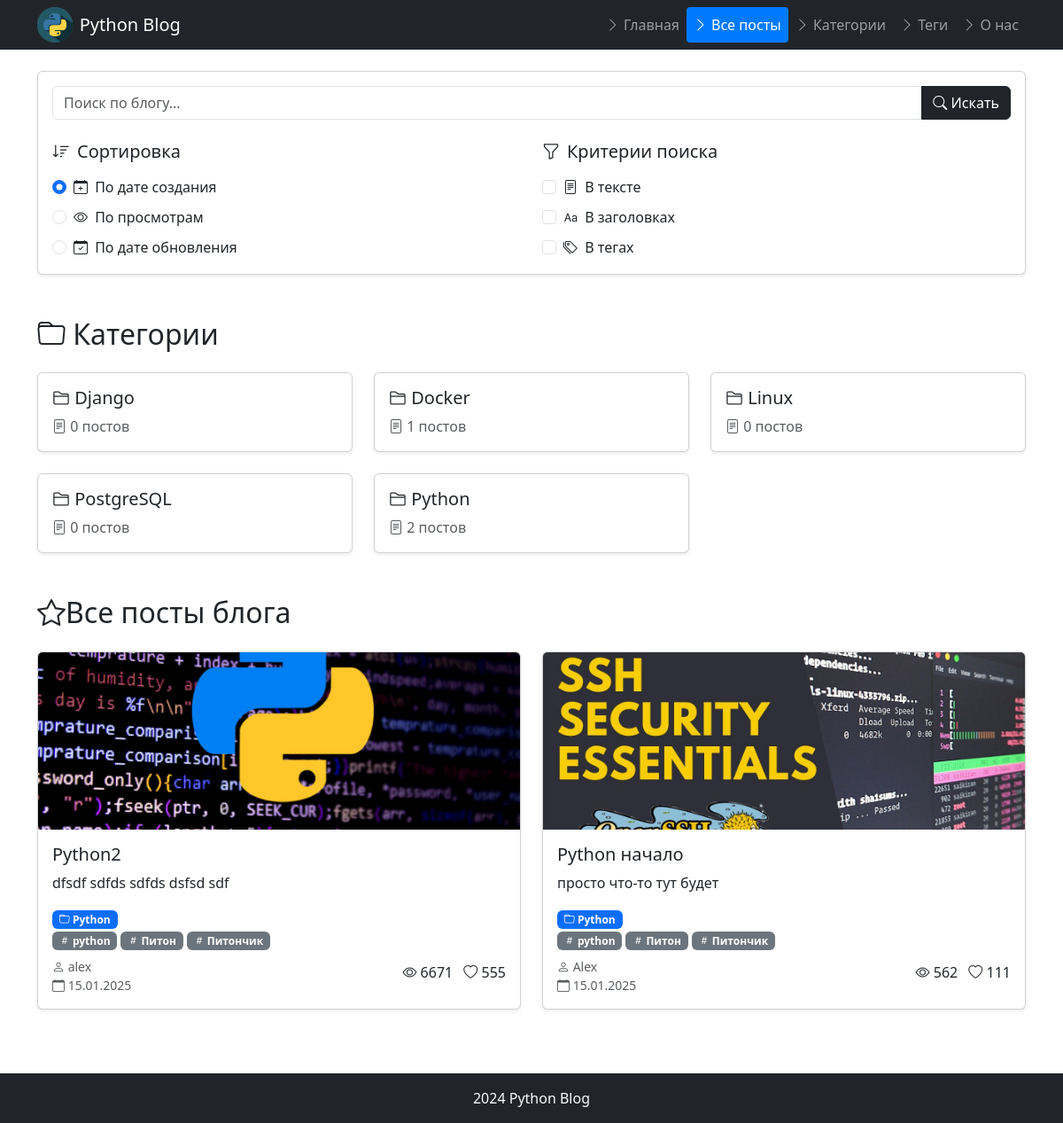
/posts/, run on the app's committed database.
### python_blog/models.py (models this page shows, shortened)
class Categories(models.Model):
    category_name = models.CharField(max_length=100, unique=True, verbose_name='Название')
    slug = models.SlugField(max_length=100)
    class Meta:
        verbose_name = 'Категория'
        verbose_name_plural = 'Категории'

class Post(models.Model):
    author = models.ForeignKey(User, on_delete=models.CASCADE, verbose_name = 'Автор')
    title = models.CharField(max_length=200, unique=True, verbose_name='Заголовок')
    slug = models.SlugField(max_length=200, unique=True)
    content = models.TextField( verbose_name='Содержание')
    hashtags = models.ManyToManyField(Tags, blank=True, verbose_name='Теги', related_name='posts')
    views = models.IntegerField(default=0, verbose_name='Просмотры')
    likes = models.IntegerField(default=0, verbose_name='Лайки')
    category = models.ForeignKey(Categories, on_delete=models.CASCADE, related_name='posts', verbose_name='Категория')
    created_at = models.DateTimeField(auto_now_add=True, verbose_name='Дата создания')
    updated_at = models.DateTimeField(auto_now=True, verbose_name='Дата обновления')
    image = models.ImageField(upload_to='media/posts/')
    is_published = models.BooleanField(default=False, verbose_name='Опубликовано')
    class Meta:
        verbose_name = 'Пост'
        verbose_name_plural = 'Посты'

class Tags(models.Model):
    name = models.CharField(max_length=50, unique=True)
    class Meta:
        verbose_name = 'Тег'
        verbose_name_plural = 'Теги'

### python_blog/views.py (the view, shortened to what this page needs)
# urls.py: path('', views.catalog_posts, name="posts"),
def catalog_posts(request):
    categories = models.Categories.objects.annotate(post_count=Count('posts'))
    posts = models.Post.objects.select_related('category', 'author').prefetch_related('hashtags').filter(is_published=True)
    search_query = request.GET.get('search_query', '')
    sort_by = request.GET.get('sort_by', 'created_date')
    if sort_by == 'view_count':
        posts = posts.order_by('-views')
    elif sort_by == 'update_date':
        posts = posts.order_by('-updated_at')
    else:
        posts = posts.order_by('-created_at')
    paginator = Paginator(posts, 10)
    page_number = request.GET.get('page', 1)
    posts = paginator.get_page(page_number)
    context = {
        "categories": categories,
        "posts": posts,
    }
    return render(request, 'python_blog/catalog_posts.html', context)

### python_blog/context_processors.py (called while the page is built)
def menu_items(request):
    menu = [
    {"title": "Главная", "url_name": "main"},
    {"title": "Все посты", "url_name": "blog:posts"},
    {"title": "Категории", "url_name": "blog:categories"},
    {"title": "Теги", "url_name": "blog:tags"},
    {"title": "О нас", "url_name": "blog:about"},
]
    current_url_name = request.resolver_match.view_name
    for item in menu:
        item['is_active'] = current_url_name == item['url_name']
    return {'menu_items': menu}

### python_blog/templates/python_blog/catalog_posts.html (shortened to what this page needs)
{% extends 'layout/base.html' %}
{% load cache %}
{% load static %}
{% block content %}
<section class="mb-5">
    <form method="GET" action="{% url 'blog:posts' %}" class="card shadow-sm">
        <div class="card-body">
            <div class="mb-4">
                <div class="input-group">
                    <input type="text" name="search_query" class="form-control"
                           placeholder="Поиск по блогу..." value="{{ request.GET.search_query|default:'' }}">
                    <button class="btn btn-dark" type="submit">
                        <i class="bi bi-search"></i> Искать
                    </button>
                </div>
            </div>
            <div class="row">
                <div class="col-md-6">
                    <h5 class="mb-3"><i class="bi bi-sort-down me-2"></i>Сортировка</h5>
                    <div class="d-flex flex-column gap-2">
                        <div class="form-check">
                            <input class="form-check-input" type="radio" name="sort_by" value="created_date"
                                   id="sort_created" {% if request.GET.sort_by == 'created_date' or not request.GET.sort_by %}checked{% endif %}>
                            <label class="form-check-label" for="sort_created">
                                <i class="bi bi-calendar-plus me-1"></i> По дате создания
                            </label>
                        </div>
                        <div class="form-check">
                            <input class="form-check-input" type="radio" name="sort_by" value="view_count"
                                   id="sort_views" {% if request.GET.sort_by == 'view_count' %}checked{% endif %}>
                            <label class="form-check-label" for="sort_views">
                                <i class="bi bi-eye me-1"></i> По просмотрам
                            </label>
                        </div>
                        <div class="form-check">
                            <input class="form-check-input" type="radio" name="sort_by" value="update_date"
                                   id="sort_updated" {% if request.GET.sort_by == 'update_date' %}checked{% endif %}>
                            <label class="form-check-label" for="sort_updated">
                                <i class="bi bi-calendar-check me-1"></i> По дате обновления
                            </label>
                        </div>
                    </div>
                </div>
                <div class="col-md-6">
                    <h5 class="mb-3"><i class="bi bi-funnel me-2"></i>Критерии поиска</h5>
                    <div class="d-flex flex-column gap-2">
                        <div class="form-check">
                            <input class="form-check-input" type="checkbox" name="search_content" value="1"
                                   id="search_content" {% if request.GET.search_content == '1' %}checked{% endif %}>
                            <label class="form-check-label" for="search_content">
                                <i class="bi bi-file-text me-1"></i> В тексте
                            </label>
                        </div>
                        <div class="form-check">
                            <input class="form-check-input" type="checkbox" name="search_title" value="1"
                                   id="search_title" {% if request.GET.search_title == '1' %}checked{% endif %}>
                            <label class="form-check-label" for="search_title">
                                <i class="bi bi-type me-1"></i> В заголовках
                            </label>
                        </div>
                        <div class="form-check">
                            <input class="form-check-input" type="checkbox" name="search_tags" value="1"
                                   id="search_tags" {% if request.GET.search_tags == '1' %}checked{% endif %}>
                            <label class="form-check-label" for="search_tags">
                                <i class="bi bi-tags me-1"></i> В тегах
                            </label>
                        </div>
                    </div>
                </div>
            </div>
        </div>
    </form>
</section>
<section class="mb-5">
    <h2 class="mb-4"><i class="bi bi-folder"></i> Категории</h2>
    <div class="row row-cols-1 row-cols-md-3 g-4">
        {% for category in categories %}
            {% include "python_blog/include/category_include.html" %}
        {% endfor %}
    </div>
</section>
<section class="mb-5">
    <h2 class="mb-4"><i class="bi bi-star"></i>Все посты блога</h2>
    {% if posts %}
        <div class="row row-cols-1 row-cols-md-2 g-4">
            {% for post in posts %}
                {% include "python_blog/include/card_include.html" %}
            {% endfor %}
        </div>
    {% else %}
        <div class="alert alert-info" role="alert">
            <i class="bi bi-info-circle me-2"></i> По вашему запросу ничего не найдено
        </div>
    {% endif %}
</section>
{% endblock content %}

### python_blog/templates/python_blog/include/category_include.html
<div class="col">
    <div class="card h-100 hover-card shadow-sm" style="transition: transform 0.3s ease-in-out;">
        <a href="{% url 'blog:category_detail' category.slug %}" class="text-decoration-none text-dark">
            <div class="card-body">
                <h5 class="card-title">
                    <i class="bi bi-folder2"></i> {{ category.category_name }}
                </h5>
                <p class="card-text text-muted">
                    <i class="bi bi-file-text"></i> {{ category.post_count }} постов
                </p>
            </div>
        </a>
    </div>
</div>

### python_blog/templates/python_blog/include/card_include.html
<div class="col">
    <div class="card h-100 hover-card shadow-sm position-relative" style="transition: transform 0.3s ease-in-out;">
        <a href="{% url 'blog:post_detail' post.slug %}" class="text-decoration-none text-dark stretched-link">
            {% if post.image %}
                <img src="{{ post.image.url }}" class="card-img-top" alt="{{ post.title }}" style="height: 200px; object-fit: cover;">
            {% endif %}
            <div class="card-body">
                <h5 class="card-title">{{ post.title }}</h5>
                <p class="card-text">{{ post.content|truncatewords:20 }}</p>
                <div class="mb-2">
                    <span class="badge bg-primary">
                        <i class="bi bi-folder"></i> {{ post.category.category_name }}
                    </span>
                    {% if post.hashtags.all %}
                    <div class="mb-2">
                        {% for tag in post.hashtags.all %}
                            <span class="badge bg-secondary">
                                <i class="bi bi-hash"></i> {{ tag.name }}
                            </span>
                        {% endfor %}
                    </div>
                    {% endif %}
                </div>
                <div class="d-flex justify-content-between align-items-center">
                    <div class="small text-muted">
                        <i class="bi bi-person"></i> {{ post.author.username }}<br>
                        <i class="bi bi-calendar"></i> {{ post.created_at|date:"d.m.Y" }}
                    </div>
                    <div class="text-end">
                        <div class="mb-2">
                            <i class="bi bi-eye"></i> {{ post.views }}
                            <i class="bi bi-heart ms-2"></i> {{ post.likes }}
                        </div>
                    </div>
                </div>
            </div>
        </a>
    </div>
</div>

### python_blog/static/css/main.css (style rules this page uses)
html, body { height: 100%; }
.hover-card { transition: transform 0.3s ease-in-out; }

### data on the page
Categories: category_name "Django", post_count "0"
Categories: category_name "Docker", post_count "1"
Categories: category_name "Linux", post_count "0"
Categories: category_name "PostgreSQL", post_count "0"
Categories: category_name "Python", post_count "2"
Post: image (picture), title "Python2", content "dfsdf sdfds sdfds dsfsd sdf", category.category_name "Python", author.username "alex", created_at "15.01.2025", views "6671", likes "555"
Tags: name "python"
Tags: name "Питон"
Tags: name "Питончик"
Post: image (placeholder picture), title "Python начало", content "просто что-то тут будет", category.category_name "Python", author.username "Alex", created_at "15.01.2025", views "562", likes "111"

### other printed values
{{ item.title }} "Главная" "Все посты" "Категории" "Теги" "О нас"
